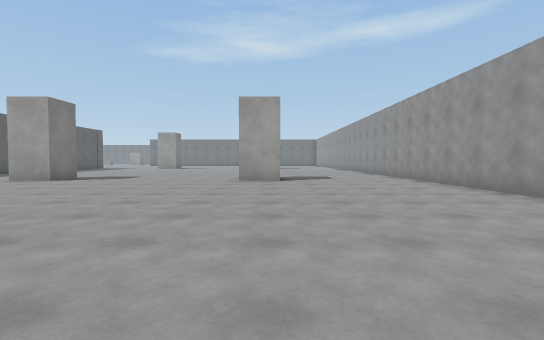
view 1 (above)

20 first-person views from a walk through a Unity game level. The camera is 1.2 m above the floor, tilts 2° down and sees 85° across. Doors are open. The floor is counted in squares, 2 m on a side. Each view is taken from the middle of a square. On the plan, view 1 faces up. The plan holds only what a view shows up to about 9 squares ahead; the rest is blank. The place goes on beyond the plan. The player is left out. Some animated figures are left out. Surface patterns are stand-ins for the level's own textures.

view 2
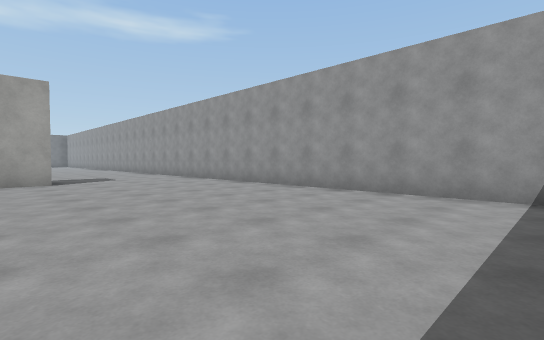

view 3
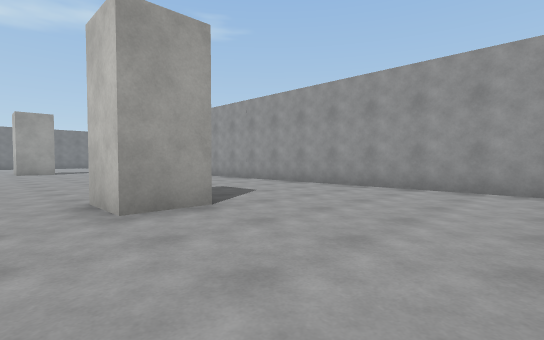

view 4
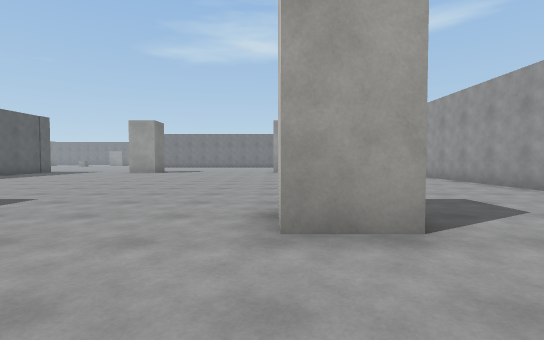

view 5
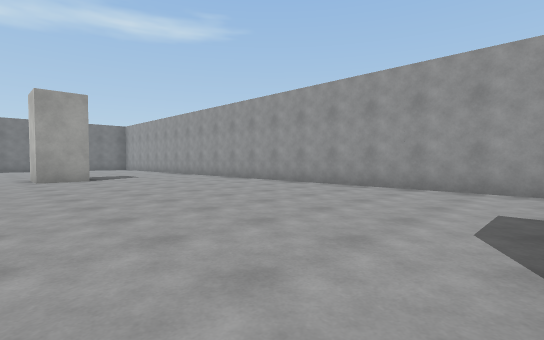

view 6
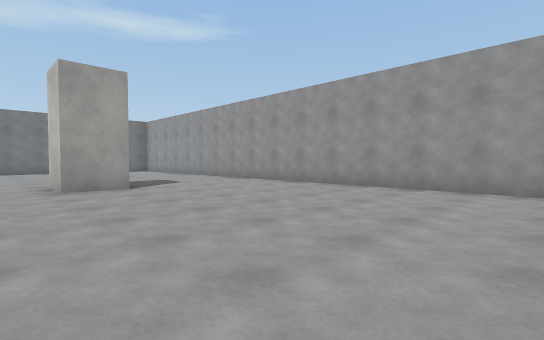

view 7
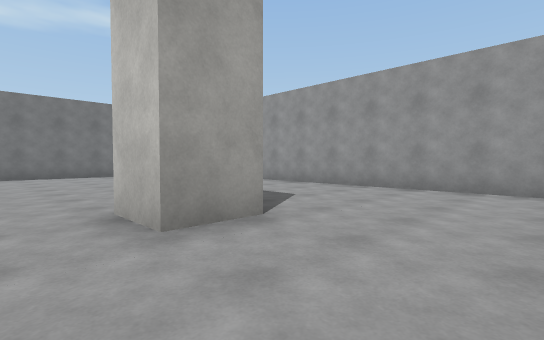

view 8
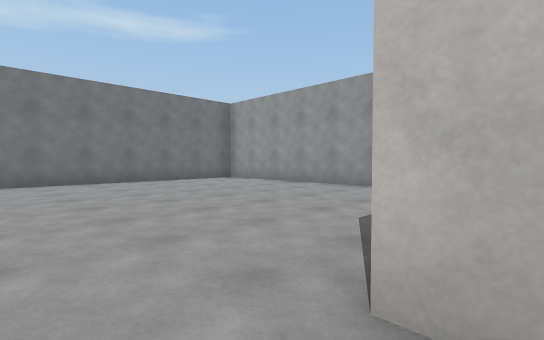

view 9
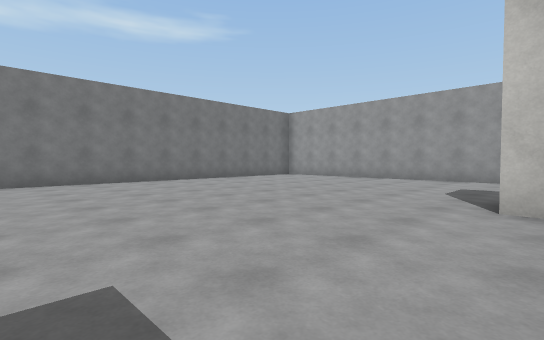

view 10
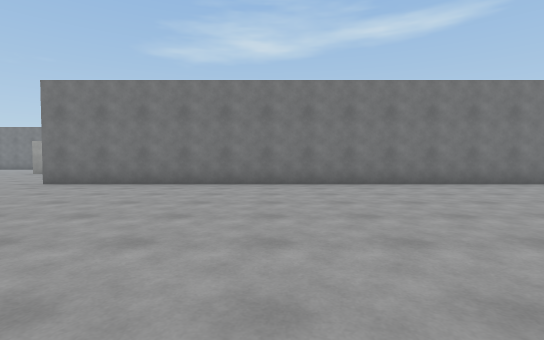

view 11
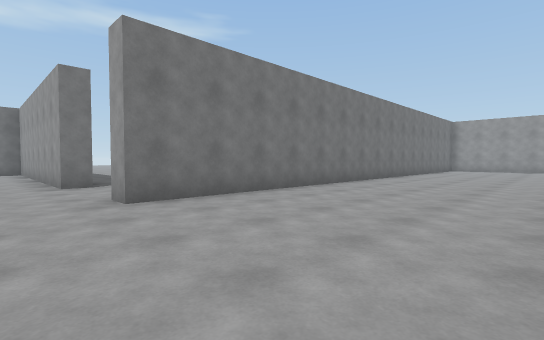

view 12
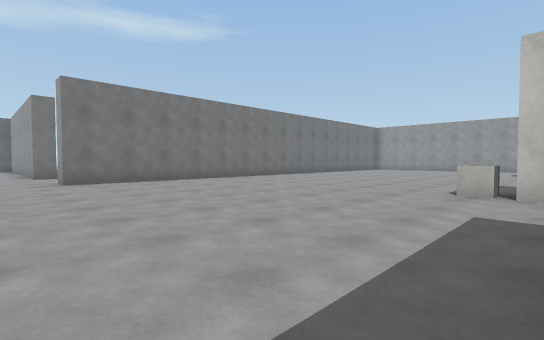

view 13
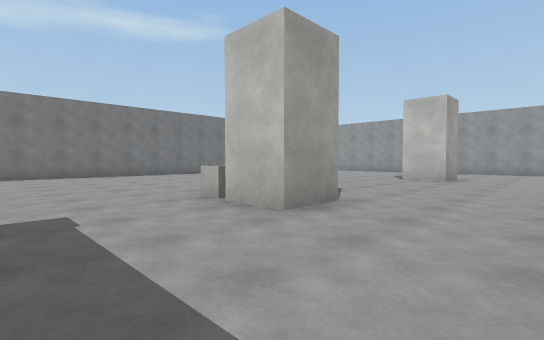

view 14
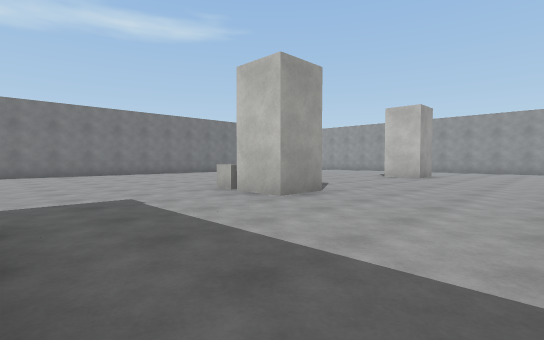

view 15
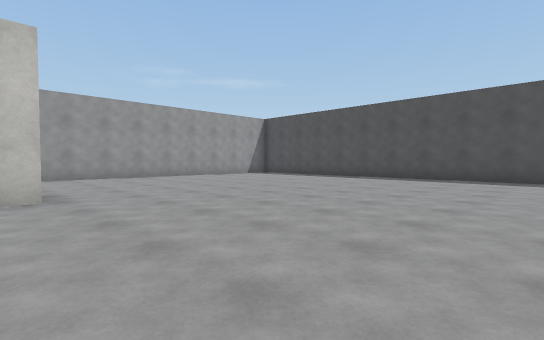

view 16
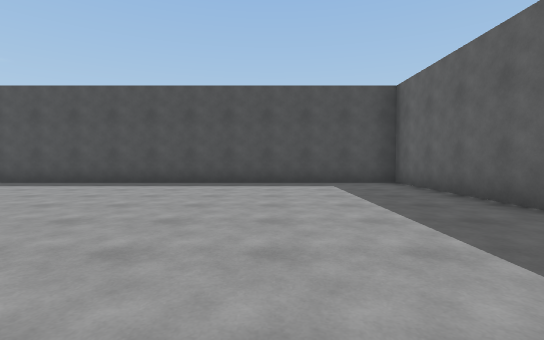

view 17
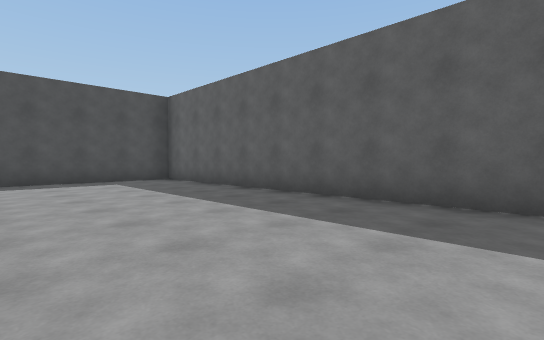

view 18
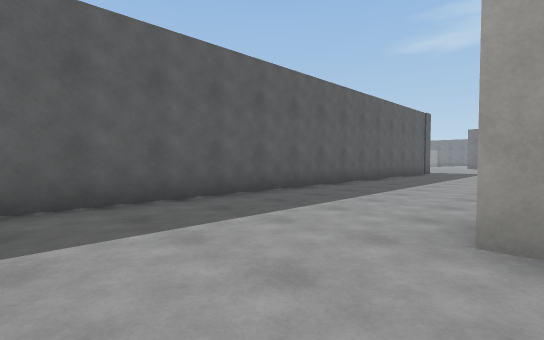

view 19
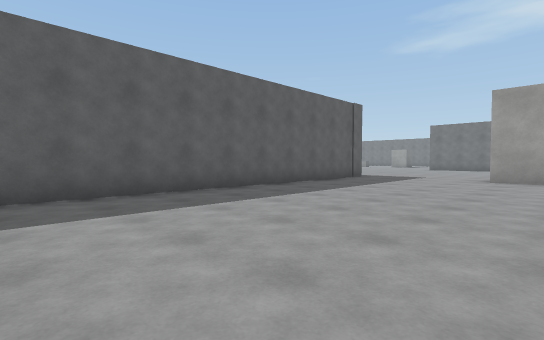

view 20
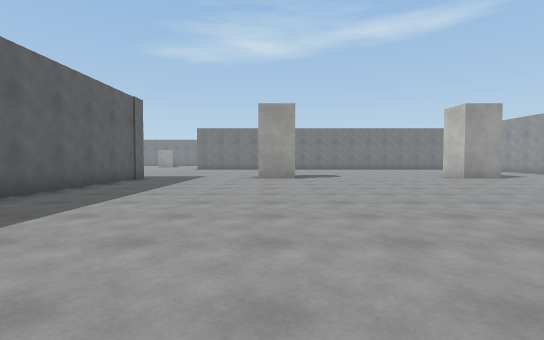

### Floor plan
Points are (right, up) in squares from view 1. A wall is a line through its corners. A room is listed if a view was taken in it or the views show most of it. See-through windows are left out.
Room 1 (views 1, 2, 3, 4, 5, 6, 7, 8, 9, 10, 11, 12, 13, 14, 15, 16, 17, 18, 19, 20)
walls: (-6.2, 19.4) (-7.4, 19.4) (-7.4, 20.6); (-11.2, 19) (-11.2, -0.7) (-0.9, -0.7); (0.2, 19.4) (-0.9, 19.4) (-0.9, 20.6); (-6.3, 9.1) (-6.3, 8.4) (-7.5, 8.4); (-11.8, 31.2) (-11.8, 35.5); (0.2, 8.4) (-0.9, 8.4) (-0.9, 9.6); (2.6, 28.2) (-11.6, 28.2) (-11.6, 28.9); (4.2, 0.1) (4.2, 26.6)
ways out: open door at (-11.7, 30.3)
objects: cube (-7, 21)

Positions as (right, up) in squares from view 1, and headings:
1: (0, 0), facing up
2: (-1, 0), facing up-right
3: (-2, 5), facing up-right
4: (-1, 6), facing up
5: (-2, 10), facing up-right
6: (-2, 13), facing up-right
7: (-2, 17), facing up-right
8: (-2, 20), facing up-right
9: (-5, 20), facing up-right
10: (-6, 21), facing up
11: (-13, 24), facing up-right
12: (-13, 20), facing up-right
13: (-10, 17), facing up-right
14: (-11, 16), facing up-right
15: (-6, 9), facing down-right
16: (-8, 7), facing down
17: (-7, 8), facing down-left
18: (-7, 6), facing up-left
19: (-6, 10), facing up-left
20: (-7, 10), facing up
